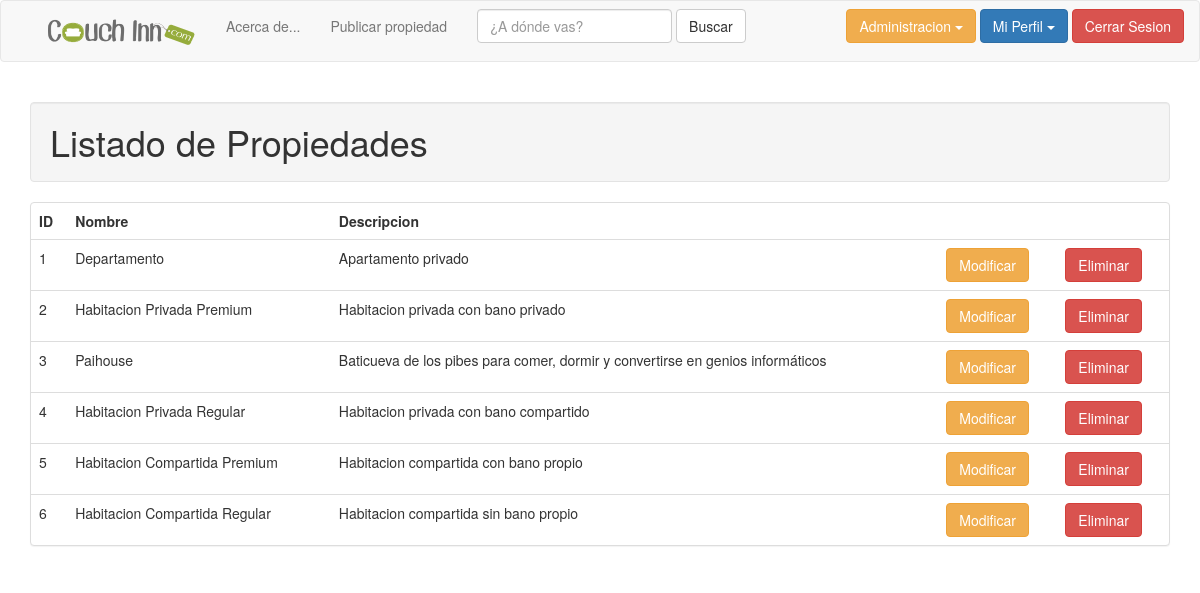
The page /property_kind_list.php (signed in) on the database as committed earlier.
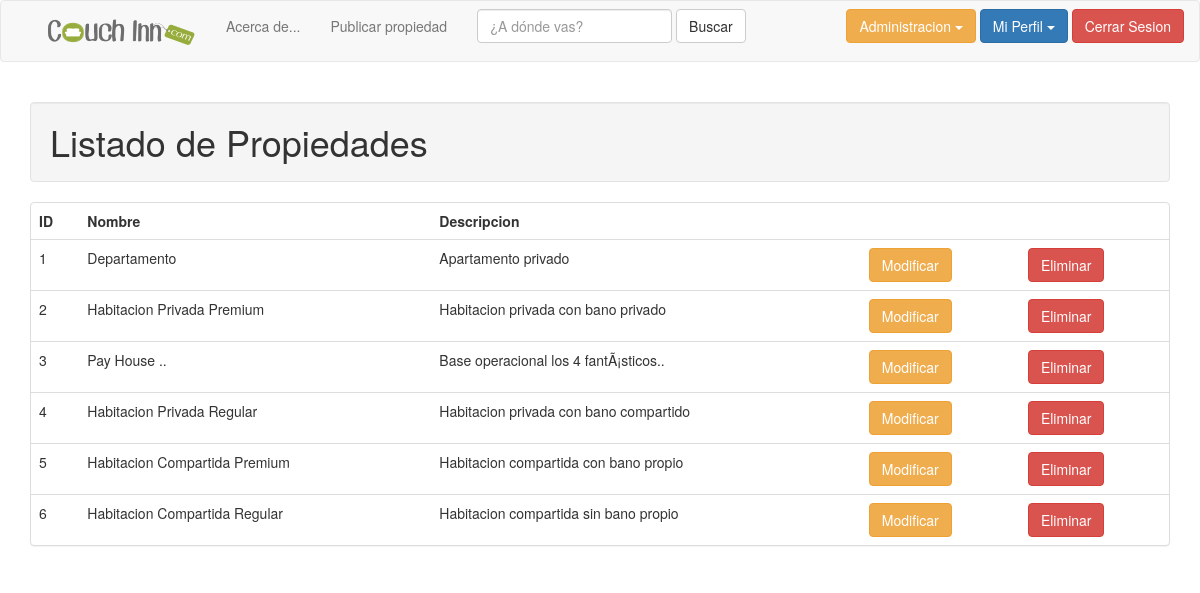
The same page on the database as committed later.
### tables this page shows
CREATE TABLE `tipo_propiedad` (
  `id_tipo_propiedad` int(11) NOT NULL,
  `nombre` varchar(100) NOT NULL,
  `descripcion` varchar(800) NOT NULL
);

### web/property_kind_list.php (the view, shortened to what this page needs)
<!DOCTYPE html>
<html lang="en">
  	<head>
	    <link href="css/bootstrap.min.css" rel="stylesheet" media="screen">
  	</head>
  	<body>
    	<?php
		if (isset ($_SESSION['rol'])){
			if (($_SESSION['rol'] == 1) || ($_SESSION['rol'] == 2)){
				header("Location: index.php");
			}
			else{
				include 'admin_taskbar.php';
			}
		}
		else{
			header("Location: index.php");
		}
		?>
		<div class="container">
	    	<h1 class="well">Listado de Propiedades</h1>
				<form name="form1" method="post" action="property_kind_delete_or_modify_check.php">
					<div class="panel panel-default">
						<table class="table">
						    <tr>
						    	<td><strong>ID</strong></td>
								<td><strong>Nombre</strong></td>
								<td><strong>Descripcion</strong></td>
							</tr>
							<?php
							$result = mysql_query("SELECT * FROM tipo_propiedad");
							while ($tabla = mysql_fetch_array($result)){
								$var = $tabla["id_tipo_propiedad"];
							?>
							<tr>
								<td> <?php echo $tabla["id_tipo_propiedad"];?></td>
								<td> <?php echo $tabla["nombre"];?></td>
								<td> <?php echo $tabla["descripcion"];?></td>
								<td> <button type="submit" name="modificar" id="modificar" value="<?php echo htmlspecialchars($var);?>" class="btn btn-warning btn-group-xs">Modificar</button> </td>
								<td> <button type="submit" name="eliminar" id="eliminar" onclick="return confirm('Esta seguro que desea eliminar su cuenta de forma permanente?')" value="<?php echo htmlspecialchars($var);?>" class="btn btn-danger btn-group-xs">Eliminar</button> </td>
							</tr>
							<?php
							}
							?>
						</table>
					</div>
				</form>
		</div>
  	</body>
</html>

Rows that differ between the two databases and show on the page:
changed tipo_propiedad id 3: nombre "Paihouse" → "Pay House .."; descripcion "Baticueva de los pibes para comer, dormir y convertirse en genios informáticos" → "Base operacional los 4 fantÃ¡sticos.."
